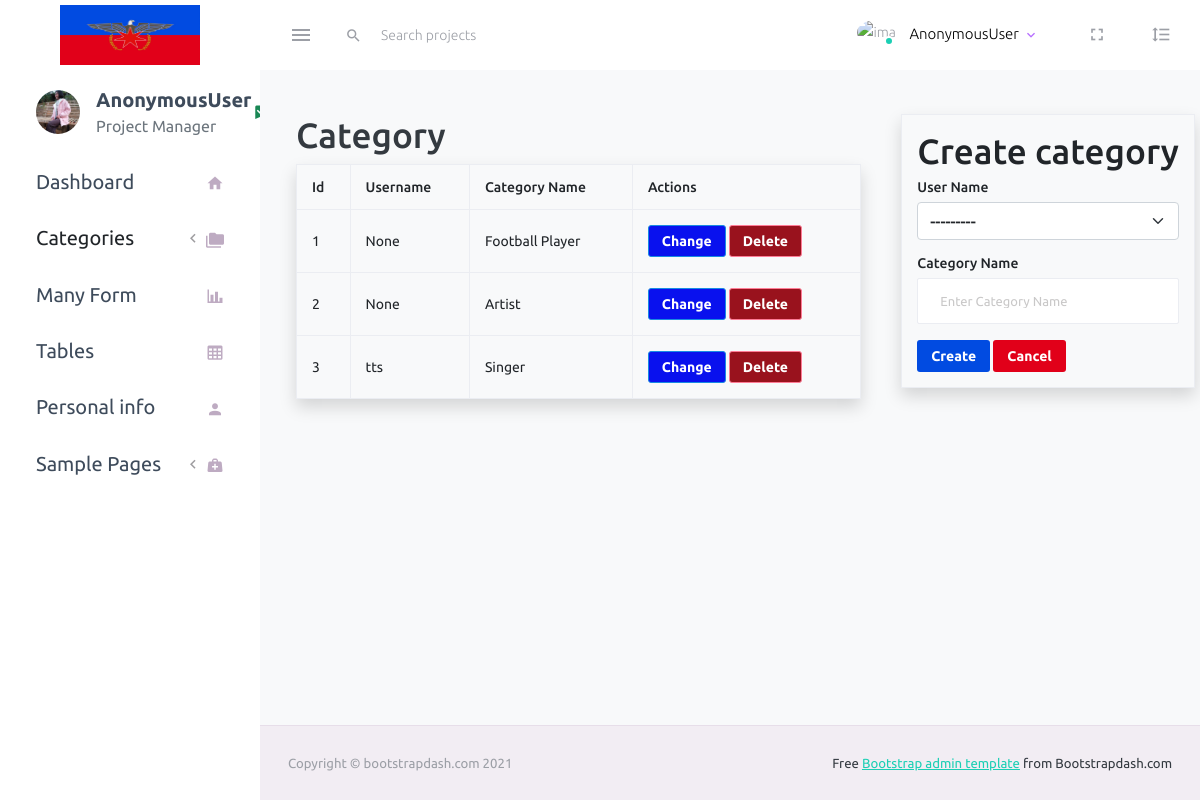
/simple_page/category/, run on the app's committed database.
### myapp/models.py (models this page shows, shortened)
class Category(models.Model):
   user = models.ForeignKey(CustomUser, on_delete=models.SET_NULL, null=True, blank=True)
   name = models.CharField(max_length=100, null=True, blank=True)

### accounts/models.py (models this page shows, shortened)
class CustomUser(AbstractUser):
     profile = models.ImageField(upload_to = "profiles/", blank=True,null=True,default="static/assets/images/dashboard/img_3.jpg")

### myapp/views.py (the view)
# urls.py: path('simple_page/category/', views.category, name="category"),
def category(request):
    page = 'category_create'
    categories = Category.objects.all()
    form = CategoryForm()
    if request.method == 'POST':
        form = CategoryForm(request.POST)
        if form.is_valid():
            form.save()
        return redirect('category')
    context = {
        'page':page,
        'categories':categories,
        'form':form
    }
    return render(request, 'simplepage/category.html', context)

### myapp/forms.py
class CategoryForm(forms.ModelForm):
   class Meta:
      model = Category
      fields = "__all__"
      labels = {
         'user':'User Name',
         'name':'Category Name',
         }
      widgets = {
         'user':forms.Select(attrs=({'placeholder':'Select User'})),
         'name':forms.TextInput(attrs=({'placeholder':'Enter Category Name'})),
      }

### templates/simplepage/category.html (shortened to what this page needs)
{% extends 'layout/master.html' %}
{% load crispy_forms_tags %}
{% block content %}
<div class="category">
    <div class="row">
        <div class="col col-md-8">
            <h1>Category</h1>
            <table class="table table-bordered shadow table-hover">
                <thead>
                    <tr>
                        <th>Id</th>
                        <th>Username</th>
                        <th>Category Name</th>
                        <th>Actions</th>
                    </tr>
                </thead>
                <tbody>
                    {% for category in categories %}
                        <tr>
                            <td>{{ forloop.counter }}</td>
                            <td>{{ category.user }}</td>
                            <td>{{ category.name }}</td>
                            <td>
                               <a href="{% url 'category_change' category.id %}" class="btn btn-sm btn-info">Change</a>
                                <button class="btn btn-sm btn-danger">Delete</button>
                            </td>
                        </tr>
                    {% endfor %}
                </tbody>
            </table>
        </div>
        {% if page == 'category_create'%}
            <div class="col col-md-4">
                <table class="table table-bordered shadow">
                    <thead>
                        <tr>
                            <th>
                                <h1>Create category</h1>
                                <form action="" method="POST">
                                    {{ form.user|as_crispy_field }}
                                    {{ form.name|as_crispy_field }}
                                    <button type="submit" class="btn btn-sm text-white" style="background-color: #014be1;">Create</button>
                                    <button type="reset" class="btn btn-sm text-white" style="background-color: #e10019;">Cancel</button>
                                </form>
                            </th>
                        </tr>
                    </thead>
                </table>
            </div>
            {% endif %}
    </div>
</div>
{% endblock %}

### data on the page
Category: user "None", name "Football Player"
Category: user "None", name "Artist"
Category: user "tts", name "Singer"

### other printed values
{{ request.user }} "AnonymousUser"
